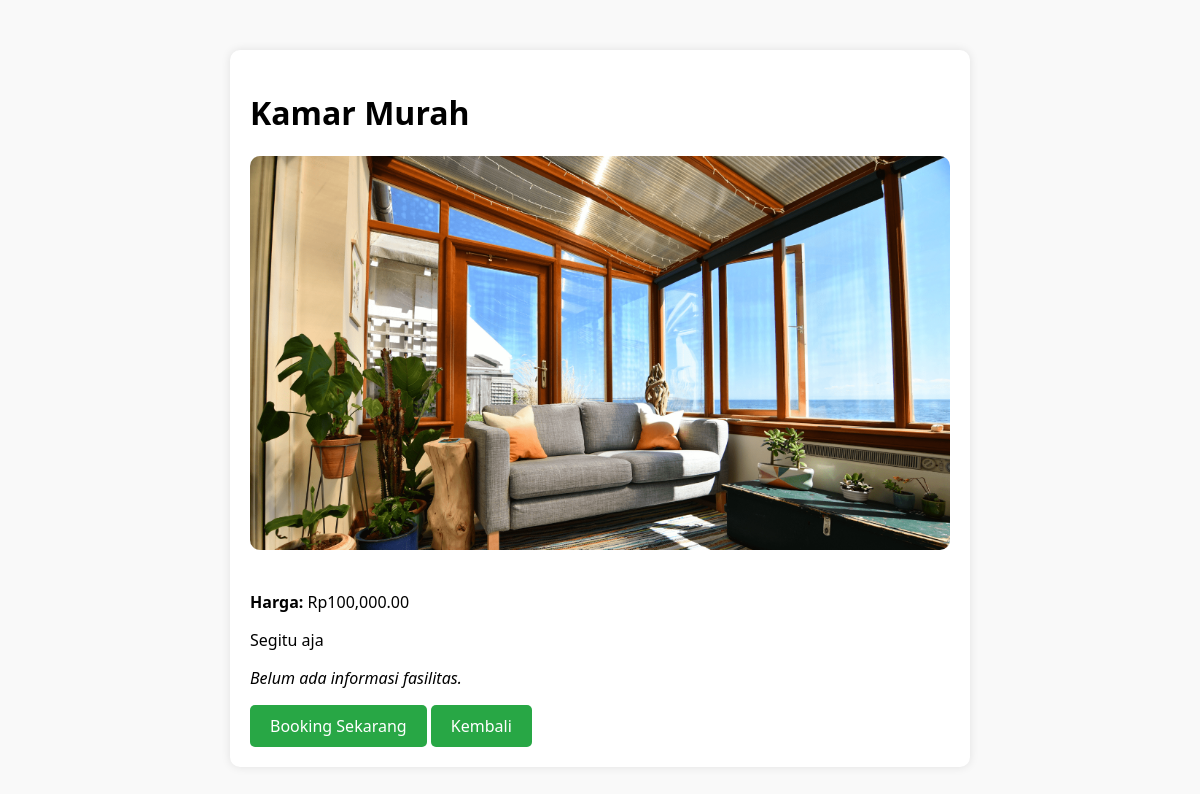
Screenshot of /kamar/6/ with the database file from the repository.
### hotel/models.py (models this page shows, shortened)
class Kamar(models.Model):
    nama = models.CharField(max_length=100)
    harga = models.DecimalField(max_digits=10, decimal_places=2)
    deskripsi = models.TextField()
    fasilitas = models.TextField(blank=True, null=True)
    gambar = models.ImageField(upload_to='kamar/', blank=True, null=True)
    tersedia = models.BooleanField(default=True)
    stok = models.PositiveIntegerField(default=10)

### hotel/views.py (the view)
# urls.py: path('kamar/<int:kamar_id>/', views.detail_kamar, name='detail_kamar'),
def detail_kamar(request, kamar_id):
    kamar = get_object_or_404(Kamar, id=kamar_id)
    return render(request, 'detail_kamar.html', {'kamar': kamar})

### hotel/templates/detail_kamar.html (shortened to what this page needs)
<!DOCTYPE html>
<html lang="en">
<head>
</head>
<body>
    {% load humanize %}
 <div class="container">
 <h1>{{ kamar.nama }}</h1>
 {% if kamar.gambar %}
      <img src="{{ kamar.gambar.url }}" alt="{{ kamar.nama }}" class="kamar-img">
 {% endif %}
 <p><strong>Harga:</strong> Rp{{ kamar.harga|intcomma }}</p>
 <p>{{ kamar.deskripsi }}</p>
 {% if kamar.fasilitas %}
    <h3>Fasilitas:</h3>
    <ul>
        {% for fasilitas in kamar.fasilitas.splitlines %}
            <li>{{ fasilitas }}</li>
        {% endfor %}
    </ul>
{% else %}
    <p><em>Belum ada informasi fasilitas.</em></p>
{% endif %}
 <a href="{% url 'hotel:booking' kamar.id %}" class="btn-booking">Booking Sekarang</a>
 <a href="{% url 'hotel:homepage' %}" class="btn-booking">Kembali</a>
 </div>
</body>
</html>

### hotel/templates/detail_kamar.html (style rules this page uses)
body { font-family: 'Segoe UI', Tahoma, Geneva, Verdana, sans-serif; background-color: #f9f9f9; margin: 0; padding: 20px; }
.container { max-width: 700px; margin: 30px auto; background-color: white; box-shadow: 0 0 10px rgba(0, 0, 0, 0.1); padding: 20px; border-radius: 10px; }
.kamar-img { width: 100%; max-height: 400px; object-fit: cover; border-radius: 10px; margin-bottom: 20px; }
.btn-booking { display: inline-block; padding: 10px 20px; background-color: #28a745; color: white; text-decoration: none; border-radius: 5px; transition: background-color 0.3s ease; }

### rows the page displays
Kamar: nama "Kamar Murah", gambar (picture), harga "100,000.00", deskripsi "Segitu aja"
